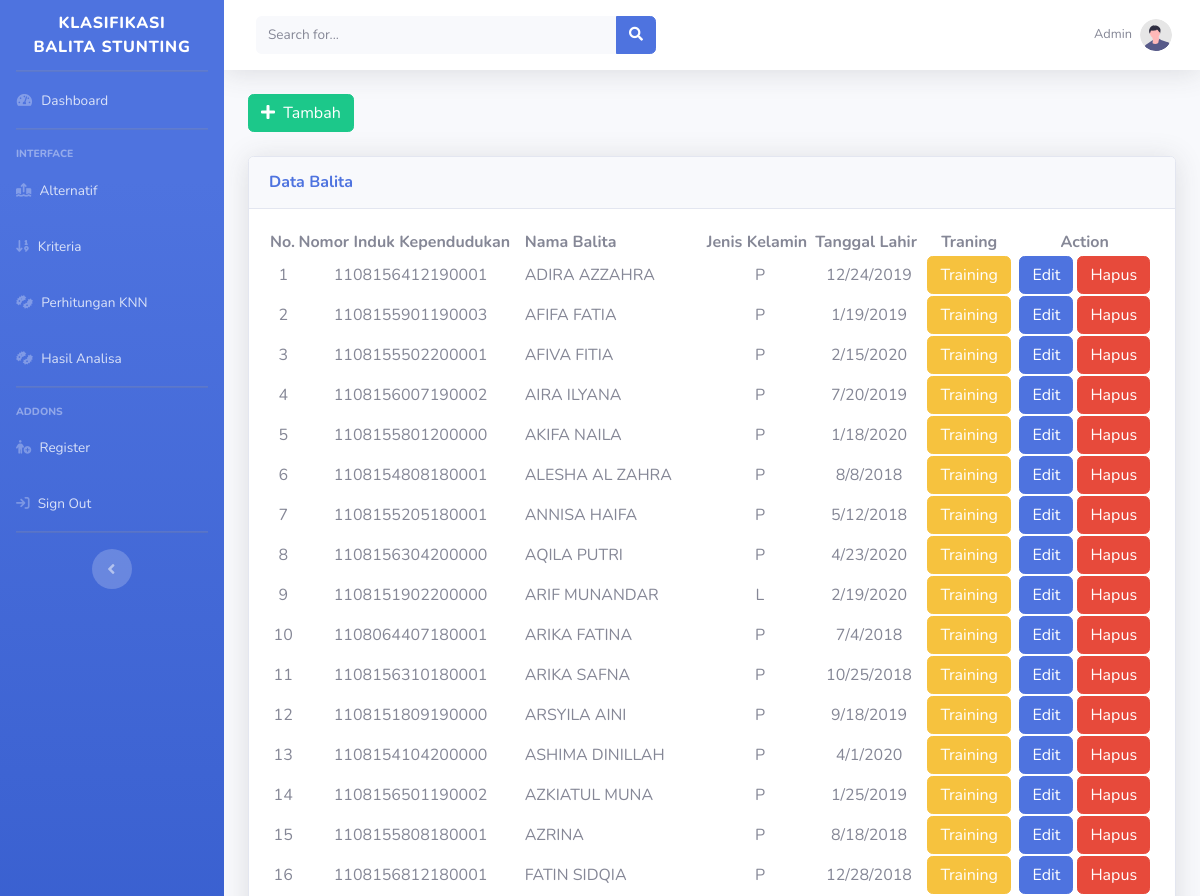
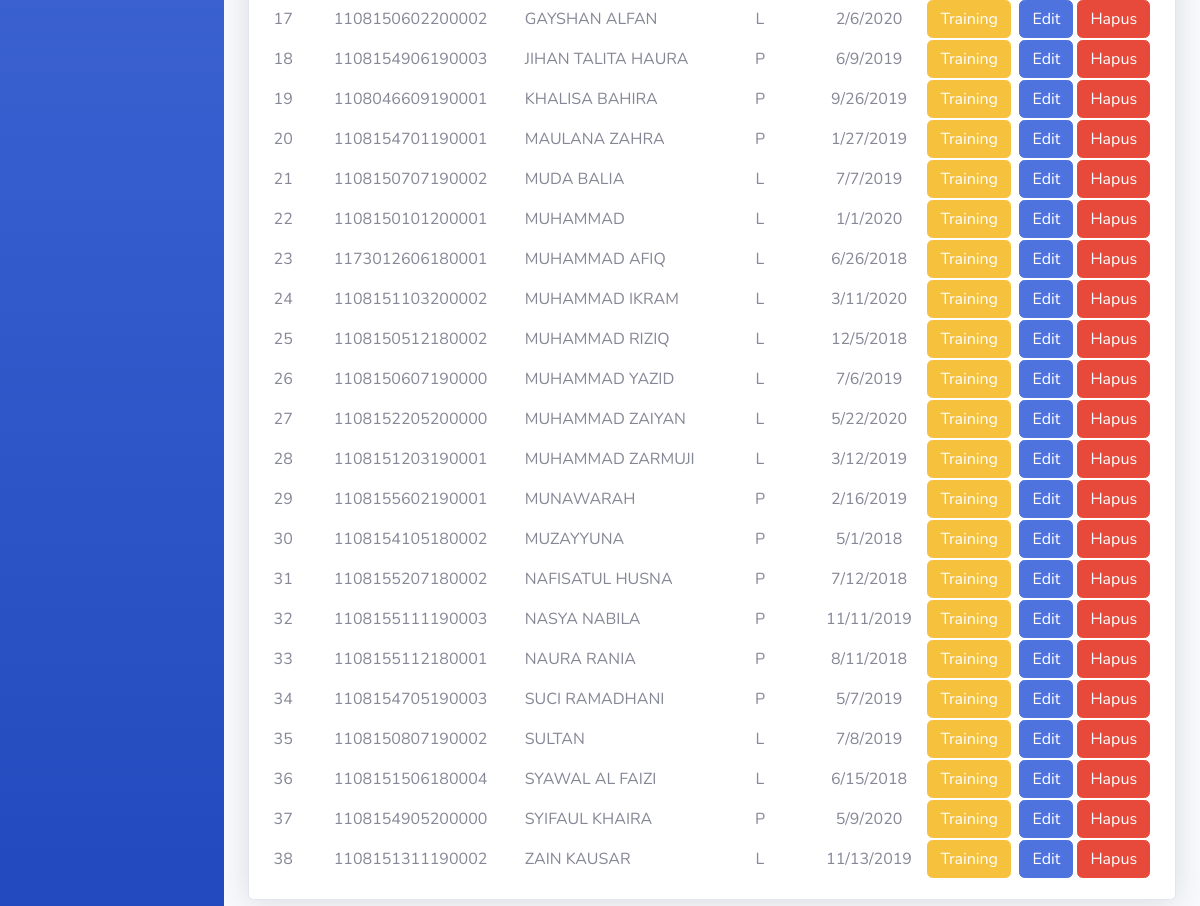
/admin/alternatif.php (signed in), run on the app's committed database (2 pictures, top to bottom).
### tables this page shows
CREATE TABLE `tb_alternatif` (
  `id_alternatif` varchar(11) NOT NULL,
  `nik_alternatif` varchar(20) NOT NULL,
  `nama_alternatif` varchar(50) NOT NULL,
  `kelamin_alternatif` varchar(10) NOT NULL,
  `tgl_alternatif` varchar(10) NOT NULL,
  `keputusan_training` varchar(50) NOT NULL,
  `distance` double NOT NULL,
  `rangking` int(11) NOT NULL,
  `pilihan` varchar(20) NOT NULL
);

### admin/alternatif.php (the view)
<?php
include 'header.php';
?>
<div>
    <a class="btn btn-success" href="alternatifaksi.php?aksi=tambah" role="button"><i class="fa fa-plus"
            aria-hidden="true"></i>&nbsp
        Tambah</a>
</div>
<br>
<div class='card shadow mb-2'>
    <div class='card-header py-3'>
        <h6 class='m-0 font-weight-bold text-primary'>Data Balita</h6>
    </div>
    <div class='card-body'>
        <div class='table-responsive'>
            <table id="example" class="display nowrap" style="width:100%">
                <thead>
                    <tr>
                        <th>No.</th>
                        <th>Nomor Induk Kependudukan</th>
                        <th>Nama Balita</th>
                        <th>Jenis Kelamin</th>
                        <th>Tanggal Lahir</th>
                        <th class="text-center">Traning</th>
                        <th class="text-center">Action</th>
                    </tr>
                </thead>
                <tbody>
                    <?php
$data = mysqli_query($db, "SELECT * FROM tb_alternatif ORDER BY id_alternatif asc");
$no = 1;
while ($a = mysqli_fetch_array($data)) {
    ?>
                    <tr>
                        <td class="text-center"><?=$no++;?></td>
                        <td class="text-center"><?=$a['nik_alternatif'];?></td>
                        <td><?=$a['nama_alternatif'];?></td>
                        <td class="text-center"><?=$a['kelamin_alternatif'];?></td>
                        <td class="text-center"><?=$a['tgl_alternatif'];?></td>
                        <td class="text-center">
                            <a href="training.php?id_alternatif=<?=$a['id_alternatif'];?> "
                                class="btn btn-warning">Training</a>
                        </td>
                        <td class="text-center">
                            <a href="alternatifaksi.php?id_alternatif=<?=$a['id_alternatif'];?>&aksi=ubah"
                                class="btn btn-primary">Edit</a>
                            <a href="alternatifproses.php?id_alternatif=<?=$a['id_alternatif'];?>&proses=proseshapus"
                                class="btn btn-danger">Hapus</a>
                        </td>
                    </tr>
                    <?php
}
?>
                </tbody>
            </table>
        </div>
    </div>
</div>
</div>
<?php
include 'footer.php';
?>

### data on the page
tb_alternatif: nik_alternatif "1108156412190001", nama_alternatif "ADIRA AZZAHRA", kelamin_alternatif "P", tgl_alternatif "12/24/2019"
tb_alternatif: nik_alternatif "1108155901190003", nama_alternatif "AFIFA FATIA", kelamin_alternatif "P", tgl_alternatif "1/19/2019"
tb_alternatif: nik_alternatif "1108155502200001", nama_alternatif "AFIVA FITIA", kelamin_alternatif "P", tgl_alternatif "2/15/2020"
tb_alternatif: nik_alternatif "1108156007190002", nama_alternatif "AIRA ILYANA", kelamin_alternatif "P", tgl_alternatif "7/20/2019"
tb_alternatif: nik_alternatif "1108155801200000", nama_alternatif "AKIFA NAILA", kelamin_alternatif "P", tgl_alternatif "1/18/2020"
tb_alternatif: nik_alternatif "1108154808180001", nama_alternatif "ALESHA AL ZAHRA", kelamin_alternatif "P", tgl_alternatif "8/8/2018"
tb_alternatif: nik_alternatif "1108155205180001", nama_alternatif "ANNISA HAIFA", kelamin_alternatif "P", tgl_alternatif "5/12/2018"
tb_alternatif: nik_alternatif "1108156304200000", nama_alternatif "AQILA PUTRI", kelamin_alternatif "P", tgl_alternatif "4/23/2020"
tb_alternatif: nik_alternatif "1108151902200000", nama_alternatif "ARIF MUNANDAR", kelamin_alternatif "L", tgl_alternatif "2/19/2020"
tb_alternatif: nik_alternatif "1108064407180001", nama_alternatif "ARIKA FATINA", kelamin_alternatif "P", tgl_alternatif "7/4/2018"
tb_alternatif: nik_alternatif "1108156310180001", nama_alternatif "ARIKA SAFNA", kelamin_alternatif "P", tgl_alternatif "10/25/2018"
tb_alternatif: nik_alternatif "1108151809190000", nama_alternatif "ARSYILA AINI", kelamin_alternatif "P", tgl_alternatif "9/18/2019"
tb_alternatif: nik_alternatif "1108154104200000", nama_alternatif "ASHIMA DINILLAH", kelamin_alternatif "P", tgl_alternatif "4/1/2020"
tb_alternatif: nik_alternatif "1108156501190002", nama_alternatif "AZKIATUL MUNA", kelamin_alternatif "P", tgl_alternatif "1/25/2019"
tb_alternatif: nik_alternatif "1108155808180001", nama_alternatif "AZRINA", kelamin_alternatif "P", tgl_alternatif "8/18/2018"
tb_alternatif: nik_alternatif "1108156812180001", nama_alternatif "FATIN SIDQIA", kelamin_alternatif "P", tgl_alternatif "12/28/2018"
tb_alternatif: nik_alternatif "1108150602200002", nama_alternatif "GAYSHAN ALFAN", kelamin_alternatif "L", tgl_alternatif "2/6/2020"
tb_alternatif: nik_alternatif "1108154906190003", nama_alternatif "JIHAN TALITA HAURA", kelamin_alternatif "P", tgl_alternatif "6/9/2019"
tb_alternatif: nik_alternatif "1108046609190001", nama_alternatif "KHALISA BAHIRA", kelamin_alternatif "P", tgl_alternatif "9/26/2019"
tb_alternatif: nik_alternatif "1108154701190001", nama_alternatif "MAULANA ZAHRA", kelamin_alternatif "P", tgl_alternatif "1/27/2019"
tb_alternatif: nik_alternatif "1108150707190002", nama_alternatif "MUDA BALIA", kelamin_alternatif "L", tgl_alternatif "7/7/2019"
tb_alternatif: nik_alternatif "1108150101200001", nama_alternatif "MUHAMMAD", kelamin_alternatif "L", tgl_alternatif "1/1/2020"
tb_alternatif: nik_alternatif "1173012606180001", nama_alternatif "MUHAMMAD AFIQ", kelamin_alternatif "L", tgl_alternatif "6/26/2018"
tb_alternatif: nik_alternatif "1108151103200002", nama_alternatif "MUHAMMAD IKRAM", kelamin_alternatif "L", tgl_alternatif "3/11/2020"
tb_alternatif: nik_alternatif "1108150512180002", nama_alternatif "MUHAMMAD RIZIQ", kelamin_alternatif "L", tgl_alternatif "12/5/2018"
tb_alternatif: nik_alternatif "1108150607190000", nama_alternatif "MUHAMMAD YAZID", kelamin_alternatif "L", tgl_alternatif "7/6/2019"
tb_alternatif: nik_alternatif "1108152205200000", nama_alternatif "MUHAMMAD ZAIYAN", kelamin_alternatif "L", tgl_alternatif "5/22/2020"
tb_alternatif: nik_alternatif "1108151203190001", nama_alternatif "MUHAMMAD ZARMUJI", kelamin_alternatif "L", tgl_alternatif "3/12/2019"
tb_alternatif: nik_alternatif "1108155602190001", nama_alternatif "MUNAWARAH", kelamin_alternatif "P", tgl_alternatif "2/16/2019"
tb_alternatif: nik_alternatif "1108154105180002", nama_alternatif "MUZAYYUNA", kelamin_alternatif "P", tgl_alternatif "5/1/2018"
tb_alternatif: nik_alternatif "1108155207180002", nama_alternatif "NAFISATUL HUSNA", kelamin_alternatif "P", tgl_alternatif "7/12/2018"
tb_alternatif: nik_alternatif "1108155111190003", nama_alternatif "NASYA NABILA", kelamin_alternatif "P", tgl_alternatif "11/11/2019"
tb_alternatif: nik_alternatif "1108155112180001", nama_alternatif "NAURA RANIA", kelamin_alternatif "P", tgl_alternatif "8/11/2018"
tb_alternatif: nik_alternatif "1108154705190003", nama_alternatif "SUCI RAMADHANI", kelamin_alternatif "P", tgl_alternatif "5/7/2019"
tb_alternatif: nik_alternatif "1108150807190002", nama_alternatif "SULTAN", kelamin_alternatif "L", tgl_alternatif "7/8/2019"
tb_alternatif: nik_alternatif "1108151506180004", nama_alternatif "SYAWAL AL FAIZI", kelamin_alternatif "L", tgl_alternatif "6/15/2018"
tb_alternatif: nik_alternatif "1108154905200000", nama_alternatif "SYIFAUL KHAIRA", kelamin_alternatif "P", tgl_alternatif "5/9/2020"
tb_alternatif: nik_alternatif "1108151311190002", nama_alternatif "ZAIN KAUSAR", kelamin_alternatif "L", tgl_alternatif "11/13/2019"
